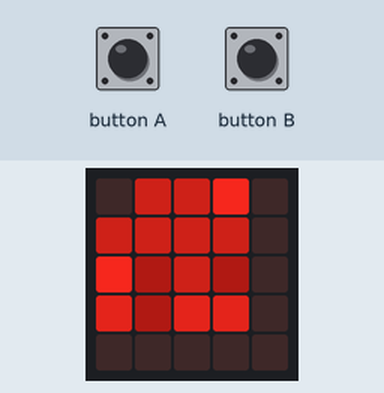
A program run on a simulated BBC micro:bit running MicroPython. On the bench: the board's 5×5 LED display. The inputs (shaded band) are chosen by the test bench. Dim RGB values are drawn brighter than linear; random numbers come from a fixed seed.

Above: at 1.2 s.
1.3 s: button A pressed for 0.15 s
At 1.8 s:
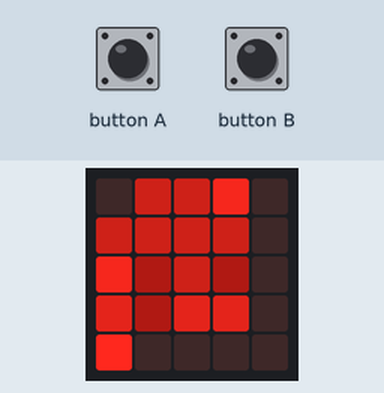
4.4 s: button B pressed for 3.2 s
At 8.5 s:
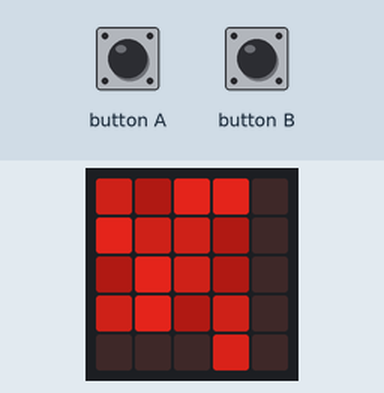
9.1 s: button B pressed for 1 s
At 10.6 s:
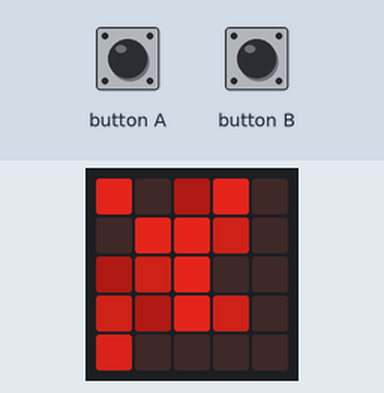
13.1 s: button B pressed for 0.15 s
At 13.9 s:
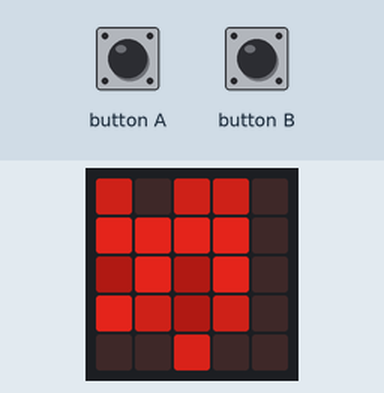
16.2 s: button A pressed for 1 s
At 16.8 s:
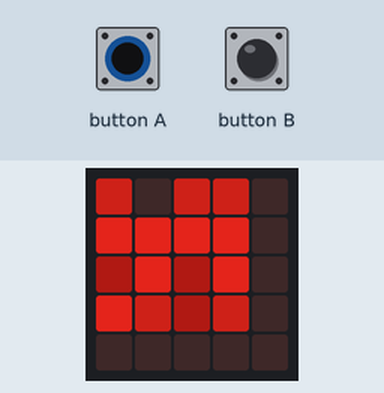
18.7 s: button A pressed for 0.15 s
At 19.4 s:
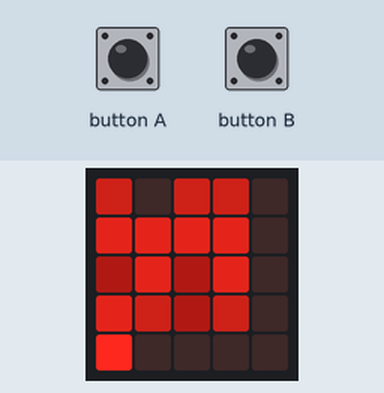
Timing chart, 0 to 21.7 s (numbered marks = the images above; inputs shaded):
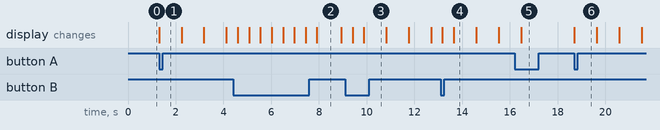

The program:

MicroBit_GOL.py
```python
from microbit import *
import random
import microbit

#GlobalVar
size = 8
bpm = 128
array = []
step = 0

#GlobalArr
neighbourpos = [[-1, 0], [-1, 1], [0, 1], [1, 1], [1, 0], [1, -1], [0, -1], [-1, -1]] #allows cell to look for neighbours
viewneighbourpos = [[0, 0], [0, +1], [+1, 0], [+1, +1]] #allows display LED to look for neighbours
note = [0, 1, 2, 3, 4, 5, 6, 7] #output MIDI values

#MIDI Functions
def startMIDI():
    uart.init(baudrate=31250, bits=8, parity=None, stop=1, tx=pin0) #starts the MIDI protocol

def midiNoteOn(chan, n, vel):
    MIDI_NOTE_ON = 0x90
    if chan > 15:
        return
    if n > 127:
        return
    if vel > 127:
        return
    msg = bytes([MIDI_NOTE_ON | chan, n, vel])
    uart.write(msg) #defines how to send a MIDI Note On message

def midiNoteOff(chan, n, vel):
    MIDI_NOTE_OFF = 0x80
    if chan > 15:
        return
    if n > 127:
        return
    if vel > 127:
        return
    msg = bytes([MIDI_NOTE_OFF | chan, n, vel])
    uart.write(msg) #defines how to send a MIDI Note Off message

#array Functions
def startarray(size):
    content = []
    for j in range(size):
        for i in range(size): #nested for loop to allow for matrix like operation
            content.append(random.randint(0, 1)) #creates 8 random numbers in a list
        array.append(content) #adds this list to another as an entry 8 times
        content = [] #clear content for next 8 random values
    return(array) #returns array of 8x8 on or off values

def itter(size, array, neighbourpos):
    nextarray = [] #this nextarray only exists inside the itter function
    for i in range(size):
        for j in range(size): #nested for loop to allow for matrix like operation
            neighbours = 0 #def neighbours and resets count
            for x in neighbourpos: #dealing with boundaries looking if it is looking out of range
                pointx = i + x[0]
                if pointx == -1:
                    pointx = size-1
                if pointx == size:
                    pointx -= size
                pointy = j + x[1]
                if pointy == -1:
                    pointy = size-1
                if pointy == size:
                    pointy -= size
                neighbour = array[pointx][pointy] # searches for values of 1 in the array acording to neighbourpos array
                if neighbour == 1: #if it finds a neighbour then add one to the neighbours count
                    neighbours += 1
            nextval = 0 #define default of 0 for next cell value
            if array[i][j] == 1: #if a cell is alive apply these rules:
                if neighbours < 2 or neighbours > 3:
                    nextval = 0
                elif neighbours == 2 or neighbours == 3:
                    nextval = 1
            if neighbours == 3: #if a cell is dead apply this rule:
                nextval = 1
            nextarray.append(nextval) #nextarray is then given all 64 values
    array = [] #original array is cleared for memory
    for i in range(size):
        content = nextarray[(size*i):(size*(i+1))] #take 8 values and put it inside content to be appended to array
        array.append(content) #appending a list makes it an 8x8 list instead of 1x64
    content = []
    return(array) #returns the new array

#Display Functions
def display(array, size, viewneighbourpos):
    nextarray = [] #this nextarray only exists inside the display function
    viewarray = [] #defines the array which the display will read from
    for i in range(0, size, 2): #searches in steps of 2, meaning a 2x2 grid is formed.
        for j in range(0, size, 2):
            neighbours = 0
            for x in viewneighbourpos: #searches using viewneighbourpos array
                pointx = i + x[0]
                pointy = j + x[1]
                neighbour = array[pointx][pointy]
                if neighbour == 1:
                    neighbours = neighbours + 1
            nextarray.append(neighbours)
    for i in range(4):
        content = nextarray[(4*i):(4*(i+1))] #create a 4x4 grid oppose to a 1x16
        viewarray.append(content)
    content = []
    for i in range(4):
        for j in range(4):
            microbit.display.set_pixel(j, i, (viewarray[j][i]*2)) #set pixels to this view array

def metro(step): #create lights which show how far along in the sequence the play head is
    microbit.display.set_pixel(0, 4, 0)
    microbit.display.set_pixel(1, 4, 0)
    microbit.display.set_pixel(2, 4, 0)
    microbit.display.set_pixel(3, 4, 0)
    if step == 1:
        microbit.display.set_pixel(0, 4, 9)
    elif step == 2:
        microbit.display.set_pixel(0, 4, 5)
    elif step == 3:
        microbit.display.set_pixel(1, 4, 9)
    elif step == 4:
        microbit.display.set_pixel(1, 4, 5)
    elif step == 5:
        microbit.display.set_pixel(2, 4, 9)
    elif step == 6:
        microbit.display.set_pixel(2, 4, 5)
    elif step == 7:
        microbit.display.set_pixel(3, 4, 9)
    elif step == 8:
        microbit.display.set_pixel(3, 4, 5)

#Play Functions
def nextstep(step, size): #simple tracker to conduct the rest of the code
    step += 1
    if step == size + 1:
        step = 1
    return(step)

def notesOn(size, step, note): #simple note on function
    for i in range(size):
        if array[step - 1][i] == 1:
            midiNoteOn(0, note[i], 64)

def notesOff(size, step, note):
    for i in range(size): #simple note off function
        if array[step - 1][i] == 1:
            midiNoteOff(0, note[i], 64)

#Start Up - Runs once when the device starts up
startarray(size)
display(array, size, viewneighbourpos)
metro(step)
startMIDI()

#Interaction - Constantly running
while True:
    if microbit.button_a.is_pressed():
        playstate = 1
        while playstate == 1:
            step = nextstep(step, size) #update all functions with 'step'
            metro(step)
            notesOn(size, step, note)
            sleep(60/bpm*1000)
            notesOff(size, step, note)
            if microbit.button_b.is_pressed(): #after notes are played check if B is pressed for a reset
                array = []
                startarray(size)
                display(array, size, viewneighbourpos)
            sleep(60/bpm*1000)
            if microbit.button_a.is_pressed(): #after notes are played check if A is pressed for a stop
                step = 0
                metro(step)
                sleep(1000)
                break
            if step == 8: #when step == 8 then itterate the array allowing for new sounds to be made
                array = itter(size, array, neighbourpos)
                display(array, size, viewneighbourpos)
    if microbit.button_b.is_pressed(): #if the array isn't playing and you want a new seed to start from press B
        array = []
        startarray(size)
        display(array, size, viewneighbourpos)
        sleep(500)
```

Measured:
- after the input at 1.3 s, the display: changes at once (image 1)
- after the input at 18.7 s, the display: changes at once (image 6)
- what the display in image 2 shows lasts 1.0 s, from 7.9 s to 8.9 s
- what the display in image 4 shows lasts 1.0 s, from 13.6 s to 14.6 s
